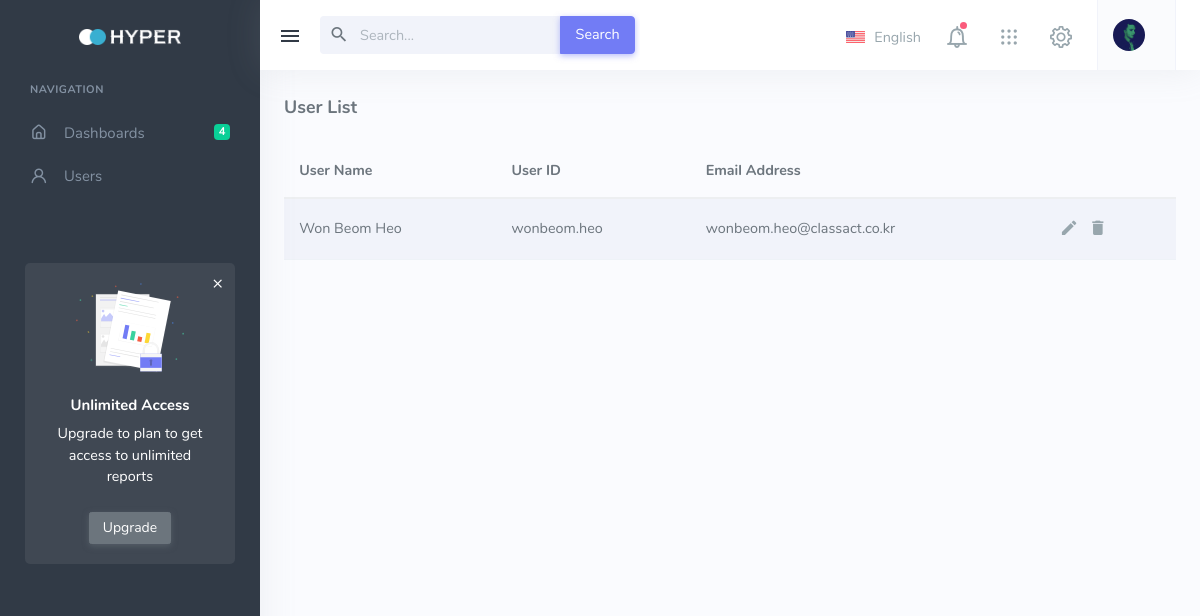
Screenshot of /users/ (signed in) with the database file from the repository.
### users/models.py (models this page shows, shortened)
class User(AbstractBaseUser, PermissionsMixin):
    objects = UserManager()
    username = models.CharField(max_length=50,
                                unique=True,)
    first_name = models.CharField(max_length=30)
    last_name = models.CharField(max_length=30)
    email = models.EmailField(
        verbose_name='email',
        max_length=255,
        unique=True,
    )
    position = models.CharField(max_length=30)
    is_active = models.BooleanField(default=True)
    is_admin = models.BooleanField(default=False)
    is_superuser = models.BooleanField(default=False)
    projects = models.ForeignKey(Project, on_delete=models.CASCADE, null=True)
    tasks = models.ManyToManyField(Task, null=True)
    USERNAME_FIELD = 'username'
    REQUIRED_FIELDS = ['email']

### users/views.py (the view)
# urls.py: path('', include('users.urls')),
def users(request):
    user_list = User.objects.filter(is_superuser=False).order_by('id')
    context = {'user_list': user_list,
               'user': request.user,
               }
    return render(request, 'users/users.html', context)

### templates/users/users.html
{% extends 'topbar.html' %}
{% block userList %}
  <div class="container-fluid">
    <div class="row">
      <div class="col-12">
        <div class="page-title-box">
          <h4 class="page-title">User List</h4>
        </div>
        <table class="table table-striped table-centered mb-0">
          <thead>
            <tr>
              <th>User Name</th>
              <th>User ID</th>
              <th>Email Address</th>
            </tr>
          </thead>
          <tbody>
            {% if user_list %}
              {% for user in user_list %}
                <tr>
                  <td class="table-user">
                    <span>{{ user.first_name }} {{ user.last_name }}</span>
                  </td>
                  <td>{{ user.username }}</td>
                  <td>{{ user.email }}</td>
                  <td class="table-action">
                    <a href="javascript: void(0)" class="action-icon"><i class="mdi mdi-pencil"></i></a>
                    <a href="javascript: void(0)" class="action-icon"><i class="mdi mdi-delete"></i></a>
                  </td>
                </tr>
              {% endfor %}
            {% endif %}
          </tbody>
        </table>
      </div>
    </div>
  </div>
{% endblock %}

### rows the page displays
User: first_name "Won Beom", last_name "Heo", username "wonbeom.heo", email "wonbeom.heo@classact.co.kr"
